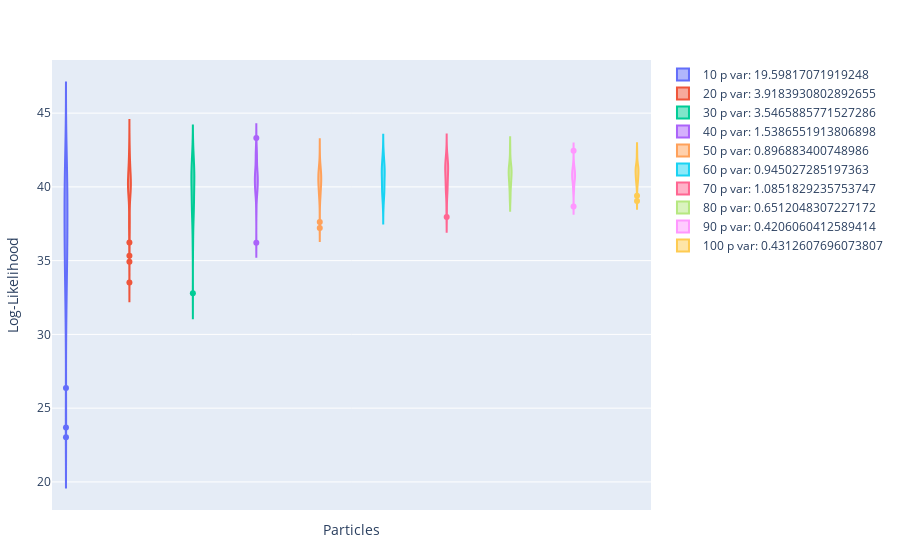

Notebook source saved alongside this figure:
### Code cell
# does 50 runs and computes the empirical variance of the log-likelihood estimator
violin_plt = my_plot_llh_vs_nparticles(ssm, problem.p, real_data, [10,20,30,40,50,60,70,80,90,100])
